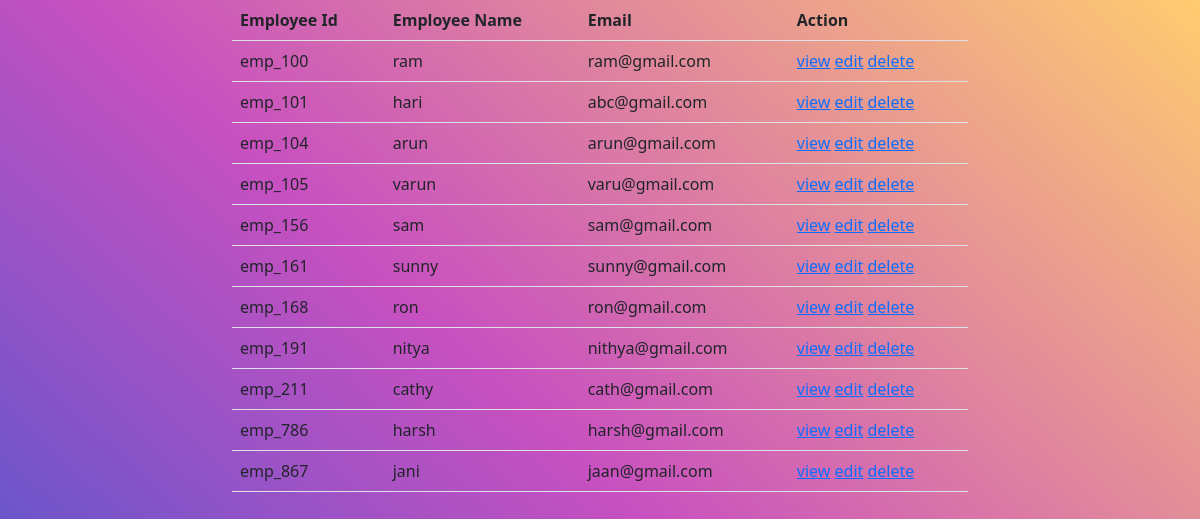
The app's page /employee/all with its own data.
### employee/models.py (models this page shows, shortened)
class Employee(models.Model):
    eid=models.CharField(max_length=120,primary_key=True)
    profile_pic=models.ImageField(upload_to="profilepics",null=True)
    employee_name=models.CharField(max_length=120)
    designation=models.CharField(max_length=120)
    salary=models.PositiveIntegerField()
    email=models.EmailField(unique=True)
    experience=models.PositiveIntegerField(null=True)

### employee/views.py (the view)
# urls.py: path('all',views.EmployeeListView.as_view(),name="emp-list"),
class EmployeeListView(View):
    def get(self,request,*args,**kwargs):
        qs=Employee.objects.all()
        return render(request,'emp-list.html',{'employees':qs})

### employee/templates/emp-list.html (shortened to what this page needs)
<!DOCTYPE html>
{%load static%}
<html lang="en">
<head>
    <link href="https://cdn.jsdelivr.net/npm/bootstrap@5.0.2/dist/css/bootstrap.min.css" rel="stylesheet">
    <link rel="stylesheet" href="{%static 'css/style.css'%}">
</head>
<body>
<div class="container">
    <div class="row">
        <div class="col-2"></div>
        <div class="col-8">
            <table class="table">
                <tr>
                    <th>Employee Id</th>
                    <th>Employee Name</th>
                    <th>Email</th>
                    <th>Action</th>
                </tr>
                {%for emp in employees%}
                <tr>
                    <td>{{emp.eid}}</td>
                    <td>{{emp.employee_name}}</td>
                    <td>{{emp.email}}</td>
                    <td>
                        <a href="{%url 'emp-detail' emp.eid%}">view</a>
                        <a href="{%url 'emp-edit' emp.eid%}">edit</a>
                        <a href="{%url 'emp-remove' emp.eid%}">delete</a>
                    </td>
                </tr>
                {%endfor%}
            </table>
        </div>
        <div class="col-2"></div>
    </div>
</div>
</body>
</html>

### employee/static/css/style.css (style rules this page uses)
body { height:100vh; background-color: #4158D0; background-image: linear-gradient(43deg, #4158D0 0%, #C850C0 46%, #FFCC70 100%); }

### records on screen
Employee: eid "emp_100", employee_name "ram", email "ram@gmail.com"
Employee: eid "emp_101", employee_name "hari", email "abc@gmail.com"
Employee: eid "emp_104", employee_name "arun", email "arun@gmail.com"
Employee: eid "emp_105", employee_name "varun", email "varu@gmail.com"
Employee: eid "emp_156", employee_name "sam", email "sam@gmail.com"
Employee: eid "emp_161", employee_name "sunny", email "sunny@gmail.com"
Employee: eid "emp_168", employee_name "ron", email "ron@gmail.com"
Employee: eid "emp_191", employee_name "nitya", email "nithya@gmail.com"
Employee: eid "emp_211", employee_name "cathy", email "cath@gmail.com"
Employee: eid "emp_786", employee_name "harsh", email "harsh@gmail.com"
Employee: eid "emp_867", employee_name "jani", email "jaan@gmail.com"
